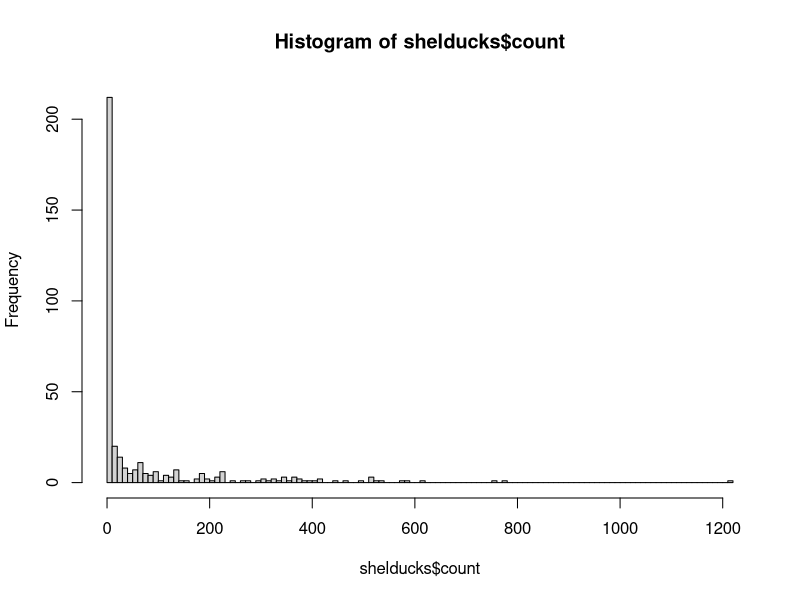
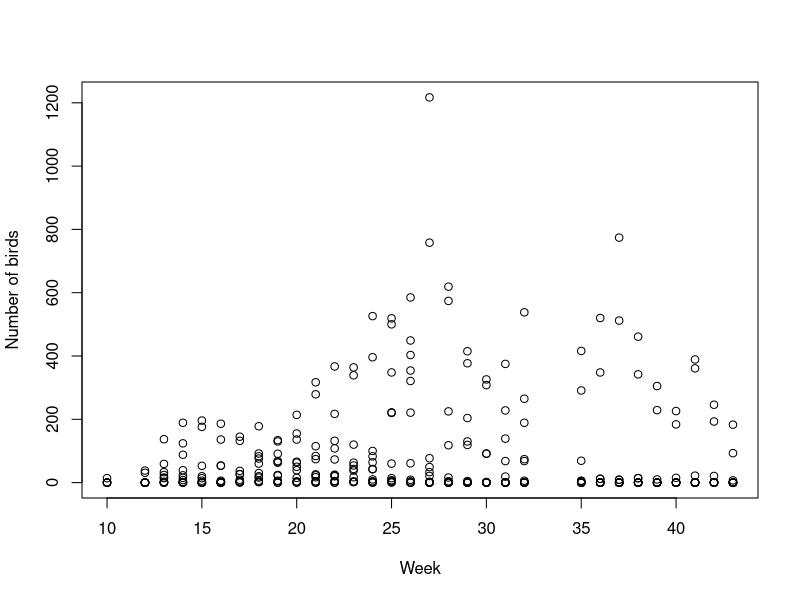
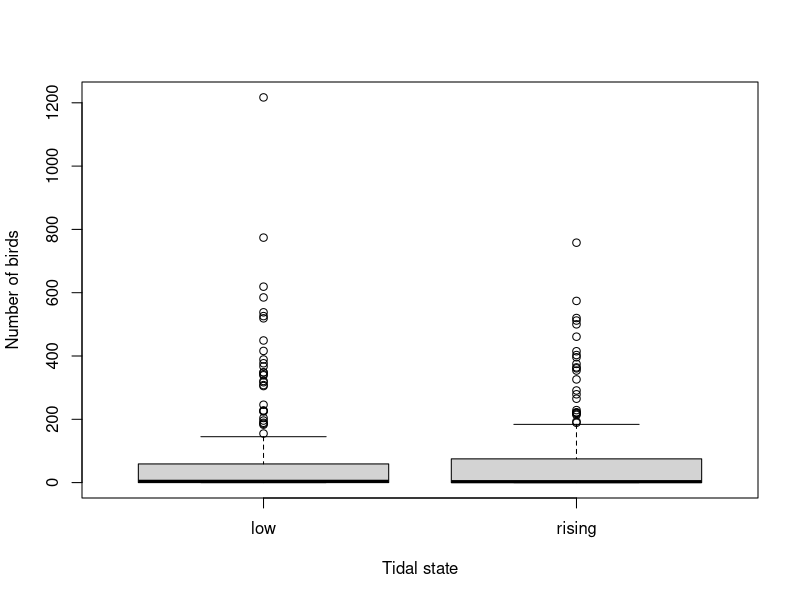
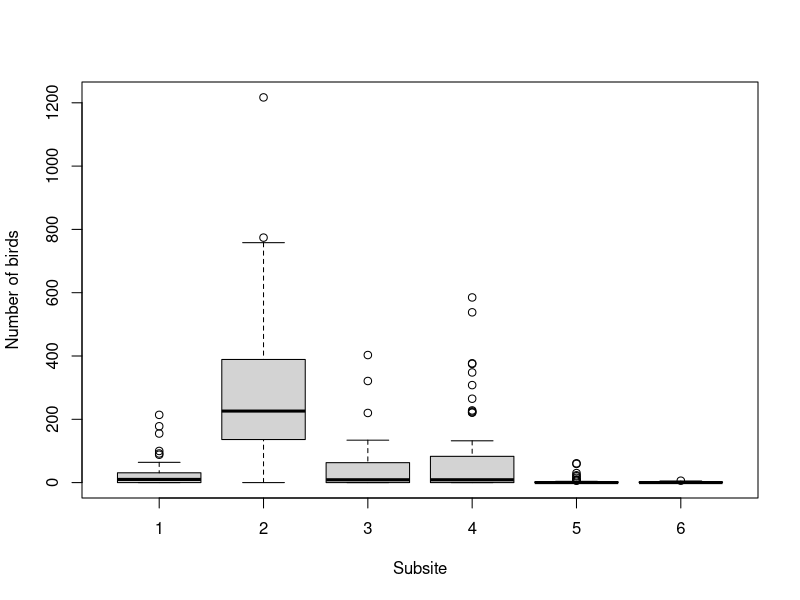
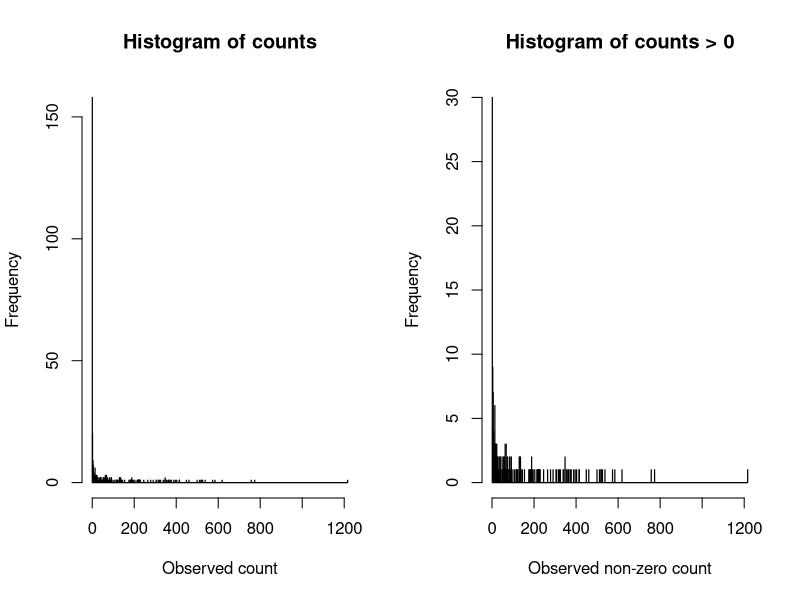

The R script that drew these images, in order:
# This accompanies a paper on Common Shelduck abundance in Borgarfjordur in 
# western Iceland. It should be read in conjunction with scripts on 
# and model_selection and model_validation. 


# Niall Tierney and Sunny Townsend
# 15 May 2020

library(dplyr)

## import data
shelducks = read.csv("data/shelduck_counts.csv") %>%
  as_tibble()

## data exploration ----

hist(shelducks$count, breaks=100)

plot(shelducks$week, shelducks$count, xlab="Week", ylab="Number of birds")
shelducks$tide = as.factor(shelducks$tide)
plot(shelducks$tide, shelducks$count, xlab="Tidal state", 
     ylab="Number of birds")
shelducks$subsite = as.factor(shelducks$subsite)
plot(shelducks$subsite, shelducks$count, xlab="Subsite", 
     ylab="Number of birds")

# Exploring zero-inflation and overdispersion
par(mfrow = c(1, 2))
# counts with zeros
hist(shelducks$count, breaks = 1000, main = "Histogram of counts", 
     xlab = "Observed count")
# counts without zeros
pos_counts = filter(shelducks, count > 0)
hist(pos_counts$count, breaks = 1000, main = "Histogram of counts > 0", 
     xlab = "Observed non-zero count")




